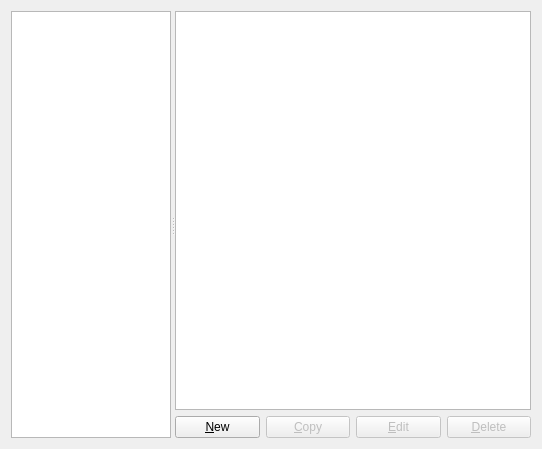
<?xml version="1.0" encoding="UTF-8"?>
<ui version="4.0">
 <class>IOUDevicePreferencesPageWidget</class>
 <widget class="QWidget" name="IOUDevicePreferencesPageWidget">
  <property name="geometry">
   <rect>
    <x>0</x>
    <y>0</y>
    <width>542</width>
    <height>449</height>
   </rect>
  </property>
  <property name="windowTitle">
   <string>IOU Devices</string>
  </property>
  <property name="accessibleName">
   <string>IOU device templates</string>
  </property>
  <layout class="QVBoxLayout" name="verticalLayout_2">
   <item>
    <widget class="QSplitter" name="splitter">
     <property name="orientation">
      <enum>Qt::Horizontal</enum>
     </property>
     <widget class="QTreeWidget" name="uiIOUDevicesTreeWidget">
      <property name="sizePolicy">
       <sizepolicy hsizetype="Preferred" vsizetype="Expanding">
        <horstretch>0</horstretch>
        <verstretch>0</verstretch>
       </sizepolicy>
      </property>
      <property name="maximumSize">
       <size>
        <width>160</width>
        <height>16777215</height>
       </size>
      </property>
      <property name="selectionMode">
       <enum>QAbstractItemView::ExtendedSelection</enum>
      </property>
      <property name="iconSize">
       <size>
        <width>32</width>
        <height>32</height>
       </size>
      </property>
      <property name="rootIsDecorated">
       <bool>false</bool>
      </property>
      <attribute name="headerVisible">
       <bool>false</bool>
      </attribute>
      <column>
       <property name="text">
        <string notr="true">1</string>
       </property>
      </column>
     </widget>
     <widget class="QWidget" name="layoutWidget">
      <layout class="QVBoxLayout" name="verticalLayout">
       <item>
        <widget class="QTreeWidget" name="uiIOUDeviceInfoTreeWidget">
         <property name="sizePolicy">
          <sizepolicy hsizetype="MinimumExpanding" vsizetype="Expanding">
           <horstretch>0</horstretch>
           <verstretch>0</verstretch>
          </sizepolicy>
         </property>
         <property name="indentation">
          <number>10</number>
         </property>
         <property name="allColumnsShowFocus">
          <bool>true</bool>
         </property>
         <attribute name="headerVisible">
          <bool>false</bool>
         </attribute>
         <column>
          <property name="text">
           <string>1</string>
          </property>
         </column>
         <column>
          <property name="text">
           <string>2</string>
          </property>
         </column>
        </widget>
       </item>
       <item>
        <layout class="QHBoxLayout" name="horizontalLayout">
         <item>
          <widget class="QPushButton" name="uiNewIOUDevicePushButton">
           <property name="text">
            <string>&amp;New</string>
           </property>
          </widget>
         </item>
         <item>
          <widget class="QPushButton" name="uiCopyIOUDevicePushButton">
           <property name="enabled">
            <bool>false</bool>
           </property>
           <property name="text">
            <string>&amp;Copy</string>
           </property>
          </widget>
         </item>
         <item>
          <widget class="QPushButton" name="uiEditIOUDevicePushButton">
           <property name="enabled">
            <bool>false</bool>
           </property>
           <property name="text">
            <string>&amp;Edit</string>
           </property>
          </widget>
         </item>
         <item>
          <widget class="QPushButton" name="uiDeleteIOUDevicePushButton">
           <property name="enabled">
            <bool>false</bool>
           </property>
           <property name="text">
            <string>&amp;Delete</string>
           </property>
          </widget>
         </item>
        </layout>
       </item>
      </layout>
     </widget>
    </widget>
   </item>
  </layout>
 </widget>
 <tabstops>
  <tabstop>uiNewIOUDevicePushButton</tabstop>
  <tabstop>uiDeleteIOUDevicePushButton</tabstop>
 </tabstops>
 <resources/>
 <connections/>
 <designerdata>
  <property name="gridDeltaX">
   <number>10</number>
  </property>
  <property name="gridDeltaY">
   <number>10</number>
  </property>
  <property name="gridSnapX">
   <bool>true</bool>
  </property>
  <property name="gridSnapY">
   <bool>true</bool>
  </property>
  <property name="gridVisible">
   <bool>true</bool>
  </property>
 </designerdata>
</ui>
